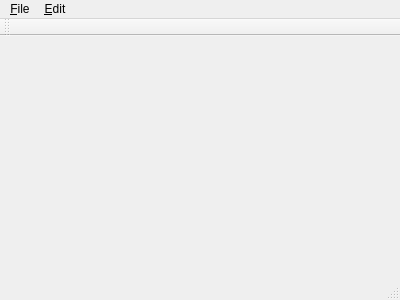
<?xml version="1.0" encoding="UTF-8"?>
<ui version="4.0">
 <class>MainWindow</class>
 <widget class="QMainWindow" name="MainWindow">
  <property name="geometry">
   <rect>
    <x>0</x>
    <y>0</y>
    <width>400</width>
    <height>300</height>
   </rect>
  </property>
  <property name="windowTitle">
   <string>MainWindow</string>
  </property>
  <widget class="QWidget" name="centralWidget"/>
  <widget class="QMenuBar" name="menuBar">
   <property name="geometry">
    <rect>
     <x>0</x>
     <y>0</y>
     <width>400</width>
     <height>20</height>
    </rect>
   </property>
   <widget class="QMenu" name="menuEdit">
    <property name="title">
     <string>&amp;Edit</string>
    </property>
    <addaction name="actionDelete"/>
    <addaction name="actionCopy"/>
    <addaction name="actionPaste"/>
   </widget>
   <widget class="QMenu" name="menu_File">
    <property name="title">
     <string>&amp;File</string>
    </property>
    <addaction name="actionExit"/>
   </widget>
   <addaction name="menu_File"/>
   <addaction name="menuEdit"/>
  </widget>
  <widget class="QToolBar" name="mainToolBar">
   <attribute name="toolBarArea">
    <enum>TopToolBarArea</enum>
   </attribute>
   <attribute name="toolBarBreak">
    <bool>false</bool>
   </attribute>
  </widget>
  <widget class="QStatusBar" name="statusBar"/>
  <action name="actionExit">
   <property name="text">
    <string>E&amp;xit</string>
   </property>
  </action>
  <action name="actionDelete">
   <property name="text">
    <string>&amp;Delete</string>
   </property>
   <property name="shortcut">
    <string>Del</string>
   </property>
  </action>
  <action name="actionCopy">
   <property name="text">
    <string>&amp;Copy</string>
   </property>
   <property name="shortcut">
    <string>Ctrl+C</string>
   </property>
  </action>
  <action name="actionPaste">
   <property name="text">
    <string>Paste</string>
   </property>
   <property name="shortcut">
    <string>Ctrl+V</string>
   </property>
  </action>
 </widget>
 <layoutdefault spacing="6" margin="11"/>
 <resources/>
 <connections>
  <connection>
   <sender>actionExit</sender>
   <signal>activated()</signal>
   <receiver>MainWindow</receiver>
   <slot>close()</slot>
   <hints>
    <hint type="sourcelabel">
     <x>-1</x>
     <y>-1</y>
    </hint>
    <hint type="destinationlabel">
     <x>199</x>
     <y>149</y>
    </hint>
   </hints>
  </connection>
 </connections>
</ui>
